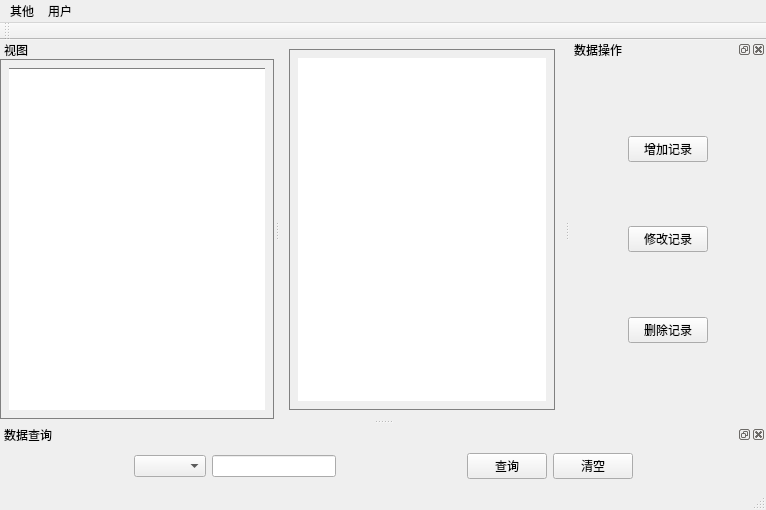
<?xml version="1.0" encoding="UTF-8"?>
<ui version="4.0">
 <class>TeacherMainWindow</class>
 <widget class="QMainWindow" name="TeacherMainWindow">
  <property name="geometry">
   <rect>
    <x>0</x>
    <y>0</y>
    <width>766</width>
    <height>510</height>
   </rect>
  </property>
  <property name="windowTitle">
   <string>MainWindow</string>
  </property>
  <property name="styleSheet">
   <string notr="true"/>
  </property>
  <widget class="QWidget" name="centralwidget">
   <property name="styleSheet">
    <string notr="true"/>
   </property>
   <layout class="QHBoxLayout" name="horizontalLayout">
    <item>
     <widget class="QWidget" name="widget" native="true">
      <property name="styleSheet">
       <string notr="true">border:1px solid gray</string>
      </property>
      <layout class="QHBoxLayout" name="horizontalLayout_3">
       <item>
        <widget class="QTableView" name="tableView">
         <property name="styleSheet">
          <string notr="true">border:0px;</string>
         </property>
        </widget>
       </item>
      </layout>
     </widget>
    </item>
   </layout>
  </widget>
  <widget class="QMenuBar" name="menubar">
   <property name="geometry">
    <rect>
     <x>0</x>
     <y>0</y>
     <width>766</width>
     <height>26</height>
    </rect>
   </property>
   <widget class="QMenu" name="menuWindows">
    <property name="title">
     <string>其他</string>
    </property>
    <addaction name="actionabout"/>
   </widget>
   <widget class="QMenu" name="menu">
    <property name="title">
     <string>用户</string>
    </property>
    <addaction name="actionuserInfo"/>
    <addaction name="separator"/>
    <addaction name="actionloginout"/>
   </widget>
   <addaction name="menuWindows"/>
   <addaction name="menu"/>
  </widget>
  <widget class="QStatusBar" name="statusbar"/>
  <widget class="QToolBar" name="toolBar">
   <property name="contextMenuPolicy">
    <enum>Qt::ActionsContextMenu</enum>
   </property>
   <property name="windowTitle">
    <string>工具栏</string>
   </property>
   <attribute name="toolBarArea">
    <enum>TopToolBarArea</enum>
   </attribute>
   <attribute name="toolBarBreak">
    <bool>false</bool>
   </attribute>
  </widget>
  <widget class="QDockWidget" name="dockWidget_left">
   <property name="styleSheet">
    <string notr="true"/>
   </property>
   <property name="features">
    <set>QDockWidget::DockWidgetMovable</set>
   </property>
   <property name="allowedAreas">
    <set>Qt::LeftDockWidgetArea</set>
   </property>
   <property name="windowTitle">
    <string>视图</string>
   </property>
   <attribute name="dockWidgetArea">
    <number>1</number>
   </attribute>
   <widget class="QWidget" name="dockWidgetContents_4">
    <property name="styleSheet">
     <string notr="true">border:1px solid gray;</string>
    </property>
    <layout class="QVBoxLayout" name="verticalLayout_2">
     <item>
      <widget class="QTreeView" name="treeView_2">
       <property name="styleSheet">
        <string notr="true">border:0px;
border-top:1px solid gray;</string>
       </property>
      </widget>
     </item>
    </layout>
   </widget>
  </widget>
  <widget class="QDockWidget" name="dockWidget_ToolButton">
   <property name="allowedAreas">
    <set>Qt::RightDockWidgetArea</set>
   </property>
   <property name="windowTitle">
    <string>数据操作</string>
   </property>
   <attribute name="dockWidgetArea">
    <number>2</number>
   </attribute>
   <widget class="QWidget" name="dockWidgetContents">
    <layout class="QHBoxLayout" name="horizontalLayout_4">
     <item>
      <widget class="QWidget" name="widget_2" native="true">
       <layout class="QGridLayout" name="gridLayout">
        <item row="1" column="0">
         <spacer name="horizontalSpacer">
          <property name="orientation">
           <enum>Qt::Horizontal</enum>
          </property>
          <property name="sizeHint" stdset="0">
           <size>
            <width>40</width>
            <height>20</height>
           </size>
          </property>
         </spacer>
        </item>
        <item row="4" column="1">
         <spacer name="verticalSpacer_4">
          <property name="orientation">
           <enum>Qt::Vertical</enum>
          </property>
          <property name="sizeHint" stdset="0">
           <size>
            <width>20</width>
            <height>40</height>
           </size>
          </property>
         </spacer>
        </item>
        <item row="5" column="1">
         <widget class="QPushButton" name="pushButton_delete">
          <property name="text">
           <string>删除记录</string>
          </property>
         </widget>
        </item>
        <item row="6" column="1">
         <spacer name="verticalSpacer">
          <property name="orientation">
           <enum>Qt::Vertical</enum>
          </property>
          <property name="sizeHint" stdset="0">
           <size>
            <width>20</width>
            <height>40</height>
           </size>
          </property>
         </spacer>
        </item>
        <item row="0" column="1">
         <spacer name="verticalSpacer_2">
          <property name="orientation">
           <enum>Qt::Vertical</enum>
          </property>
          <property name="sizeHint" stdset="0">
           <size>
            <width>20</width>
            <height>40</height>
           </size>
          </property>
         </spacer>
        </item>
        <item row="1" column="2">
         <spacer name="horizontalSpacer_2">
          <property name="orientation">
           <enum>Qt::Horizontal</enum>
          </property>
          <property name="sizeHint" stdset="0">
           <size>
            <width>40</width>
            <height>20</height>
           </size>
          </property>
         </spacer>
        </item>
        <item row="3" column="1">
         <widget class="QPushButton" name="pushButton_change">
          <property name="text">
           <string>修改记录</string>
          </property>
         </widget>
        </item>
        <item row="1" column="1">
         <widget class="QPushButton" name="pushButton_add">
          <property name="text">
           <string>增加记录</string>
          </property>
         </widget>
        </item>
        <item row="2" column="1">
         <spacer name="verticalSpacer_3">
          <property name="orientation">
           <enum>Qt::Vertical</enum>
          </property>
          <property name="sizeHint" stdset="0">
           <size>
            <width>20</width>
            <height>40</height>
           </size>
          </property>
         </spacer>
        </item>
       </layout>
      </widget>
     </item>
    </layout>
   </widget>
  </widget>
  <widget class="QDockWidget" name="dockWidget_2">
   <property name="allowedAreas">
    <set>Qt::BottomDockWidgetArea</set>
   </property>
   <property name="windowTitle">
    <string>数据查询</string>
   </property>
   <attribute name="dockWidgetArea">
    <number>8</number>
   </attribute>
   <widget class="QWidget" name="dockWidgetContents_2">
    <layout class="QHBoxLayout" name="horizontalLayout_2">
     <item>
      <spacer name="horizontalSpacer_3">
       <property name="orientation">
        <enum>Qt::Horizontal</enum>
       </property>
       <property name="sizeHint" stdset="0">
        <size>
         <width>40</width>
         <height>20</height>
        </size>
       </property>
      </spacer>
     </item>
     <item>
      <widget class="QComboBox" name="comboBox">
       <property name="sizeAdjustPolicy">
        <enum>QComboBox::AdjustToContents</enum>
       </property>
      </widget>
     </item>
     <item>
      <widget class="QLineEdit" name="lineEdit"/>
     </item>
     <item>
      <spacer name="horizontalSpacer_5">
       <property name="orientation">
        <enum>Qt::Horizontal</enum>
       </property>
       <property name="sizeHint" stdset="0">
        <size>
         <width>40</width>
         <height>20</height>
        </size>
       </property>
      </spacer>
     </item>
     <item>
      <widget class="QPushButton" name="pushButton_search">
       <property name="text">
        <string>查询</string>
       </property>
      </widget>
     </item>
     <item>
      <widget class="QPushButton" name="pushButton_reset">
       <property name="text">
        <string>清空</string>
       </property>
      </widget>
     </item>
     <item>
      <spacer name="horizontalSpacer_4">
       <property name="orientation">
        <enum>Qt::Horizontal</enum>
       </property>
       <property name="sizeHint" stdset="0">
        <size>
         <width>40</width>
         <height>20</height>
        </size>
       </property>
      </spacer>
     </item>
    </layout>
   </widget>
  </widget>
  <action name="actionabout">
   <property name="text">
    <string>关于</string>
   </property>
  </action>
  <action name="actionuserInfo">
   <property name="text">
    <string>用户信息</string>
   </property>
  </action>
  <action name="actionloginout">
   <property name="text">
    <string>登出</string>
   </property>
  </action>
 </widget>
 <resources/>
 <connections/>
</ui>
